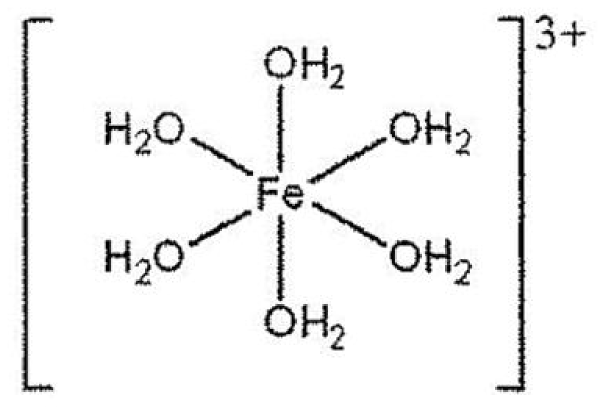
#> input picture San_Pham/images_crop_de24/p1_cau16_fe_oh2_6.png, 1212 x 830 px, given in place of page_105.png, which was not available (shown at 1/2 size)
$ python crop_de24_correct.py
#> lines starting #> are read from the running program, lines starting #| are printed output that depends on the picture; pictures that were not available may be replaced by others from this repository, and a replacement may not be noted
import os
from PIL import Image, ImageChops

CROP_DIR = "San_Pham/images_crop_de24"
os.makedirs(CROP_DIR, exist_ok=True)

scale_x = 5000.0 / 595.0
scale_y = 7069.0 / 841.0

def crop_and_clean(page_num, l, t, w, h, out_name):
#> called with page_num = 105, l = 120, t = 436, w = 350, h = 105, out_name = 'p1_cau16_fe_oh2_6.png'
    img_path = f"scratch/de24_pages/page_{page_num}.png"
    im = Image.open(img_path).convert("RGB")
#> im is the input picture: PIL image 1212x830 RGB; min 0, max 255, mean 242.1
    x1 = int(l * scale_x)
    y1 = int(t * scale_y)
    x2 = int((l + w) * scale_x)
    y2 = int((t + h) * scale_y)
    cropped = im.crop((x1, y1, x2, y2))
#> cropped: PIL image 2941x883 RGB; every value is 0

    # Auto-trim white borders
    bg = Image.new("RGB", cropped.size, (255, 255, 255))
#> bg: PIL image 2941x883 RGB; every value is 255
    diff = ImageChops.difference(cropped, bg)
    bbox = diff.getbbox()
#> bbox = (0, 0, 2941, 883)
    if bbox:
        pad = 15
        bx1 = max(0, bbox[0] - pad)
#> bx1 = 0
        by1 = max(0, bbox[1] - pad)
#> by1 = 0
        bx2 = min(cropped.size[0], bbox[2] + pad)
#> bx2 = 2941
        by2 = min(cropped.size[1], bbox[3] + pad)
#> by2 = 883
        final_img = cropped.crop((bx1, by1, bx2, by2))
    else:
        final_img = cropped

    out_path = os.path.join(CROP_DIR, out_name)
    final_img.save(out_path)
    print(f"Saved {out_name}: size={final_img.size}")
#| Saved p1_cau16_fe_oh2_6.png: size=(2941, 883)

# 1. Page 105: Cau 16 Phuc chat [Fe(OH2)6]3+
# t=436 to 542, l=120 to 450
crop_and_clean(105, 120, 436, 350, 105, "p1_cau16_fe_oh2_6.png")

# 2. Page 106: Cau 1 Part II - Quy trinh Kroll
# t=158 to 395, l=55 to 540
crop_and_clean(106, 50, 158, 495, 238, "p2_cau1_quy_trinh_kroll.png")
#> call 2 of crop_and_clean, with page_num = 106, l = 50, t = 158, w = 495, h = 238, out_name = 'p2_cau1_quy_trinh_kroll.png'
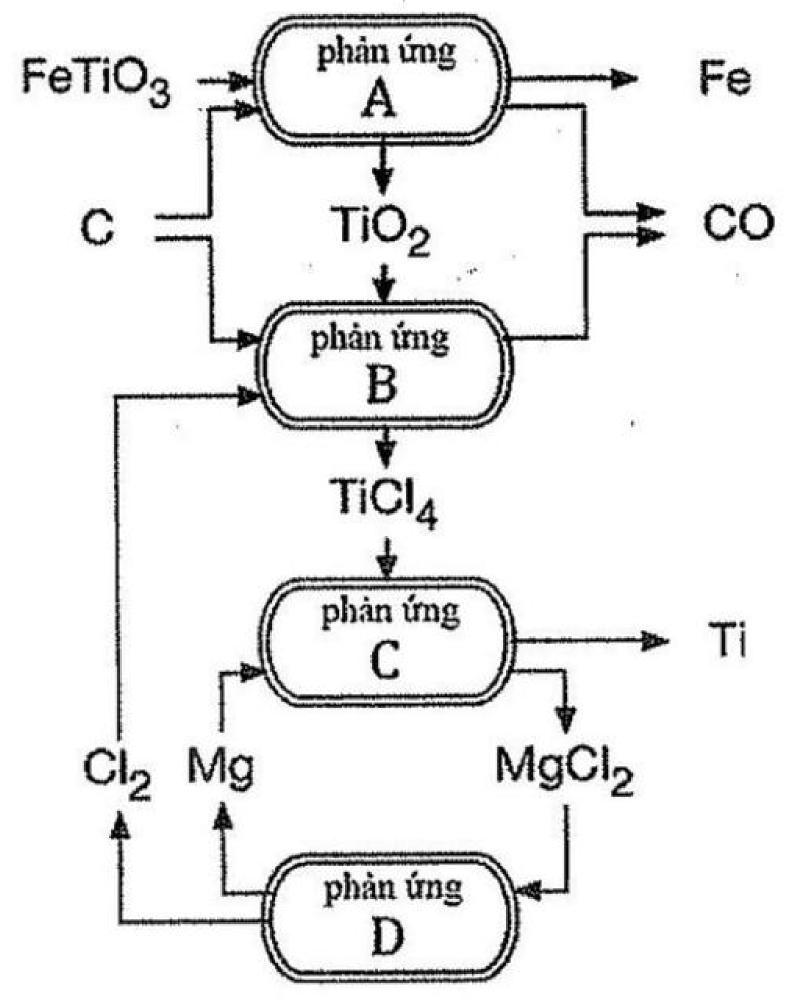
#> input picture San_Pham/images_crop_de24/p2_cau1_quy_trinh_kroll.png, 1581 x 2000 px, given in place of page_106.png, which was not available (shown at 1/2 size)
#> in crop_and_clean, im is the input picture: PIL image 1581x2000 RGB; min 0, max 255, mean 236
#> in crop_and_clean (call 2), `cropped = im.crop((x1, y1, x2, y2))`:
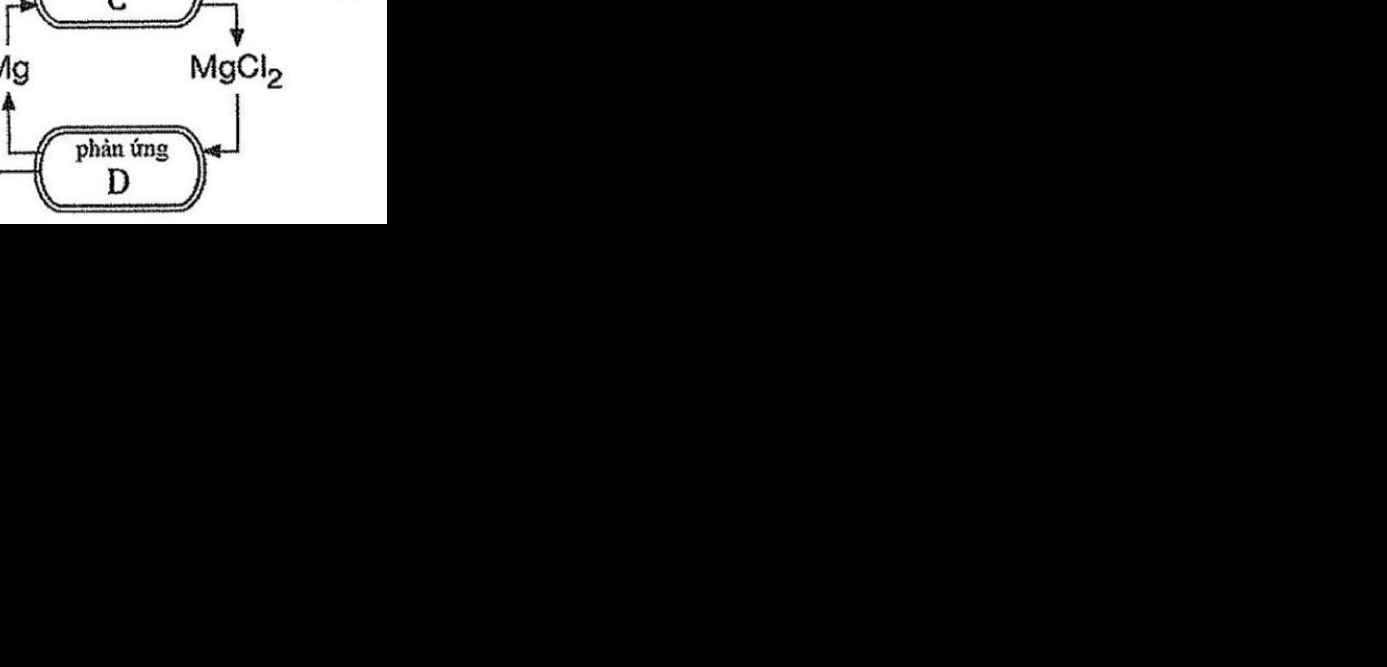
#> cropped: PIL image 4159x2000 RGB (shown at 1/3 size); min 0, max 255, mean 21.9
#> in crop_and_clean (call 2), `bg = Image.new("RGB", cropped.size, (255, 255, 255))`: bg: PIL image 4159x2000 RGB; every value is 255
#> in crop_and_clean (call 2), `diff = ImageChops.difference(cropped, bg)`:
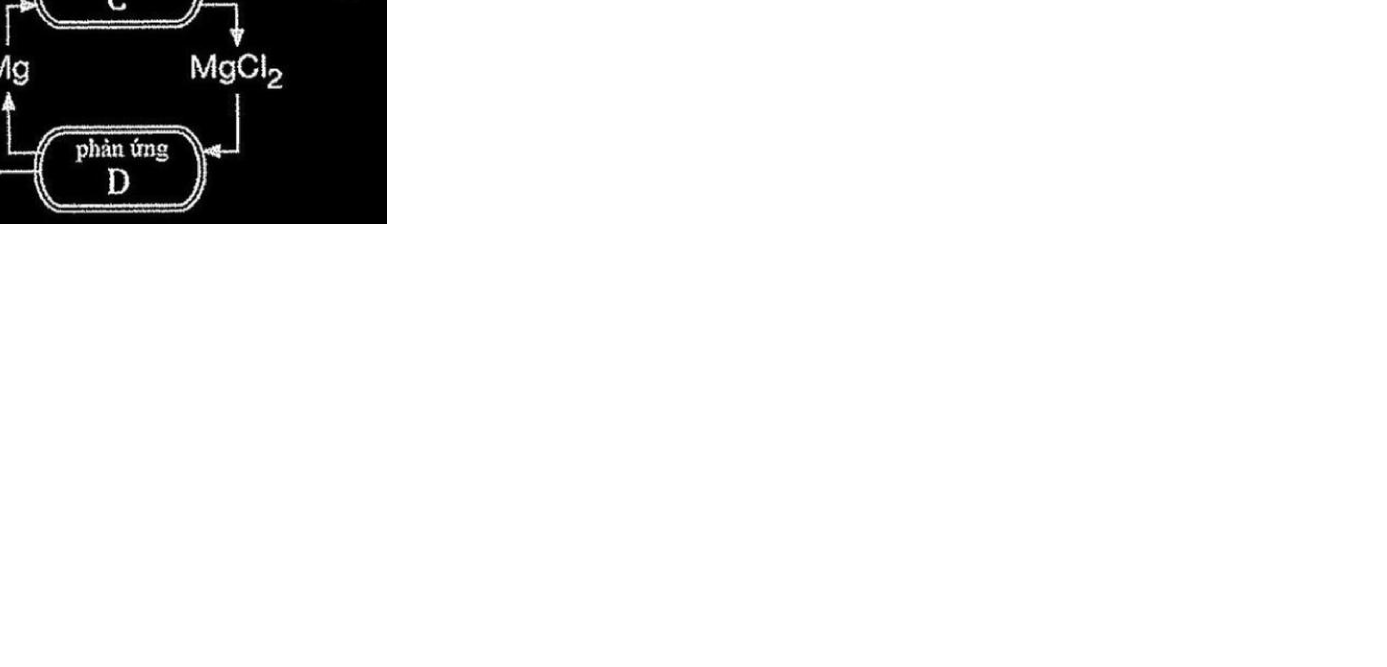
#> diff: PIL image 4159x2000 RGB (shown at 1/3 size); min 0, max 255, mean 233.1
#> in crop_and_clean (call 2), `bbox = diff.getbbox()`: bbox = (0, 0, 4159, 2000)
#> in crop_and_clean (call 2), `bx2 = min(cropped.size[0], bbox[2] + pad)`: bx2 = 4159
#> in crop_and_clean (call 2), `by2 = min(cropped.size[1], bbox[3] + pad)`: by2 = 2000
#| Saved p2_cau1_quy_trinh_kroll.png: size=(4159, 2000)

# 3. Page 107: Cau 4 Part II - Phuc chat A va B
# t=95 to 258, l=55 to 540
crop_and_clean(107, 50, 95, 495, 162, "p2_cau4_phuc_A_B.png")
#> call 3 of crop_and_clean, with page_num = 107, l = 50, t = 95, w = 495, h = 162, out_name = 'p2_cau4_phuc_A_B.png'
#> in crop_and_clean (call 3), `cropped = im.crop((x1, y1, x2, y2))`:
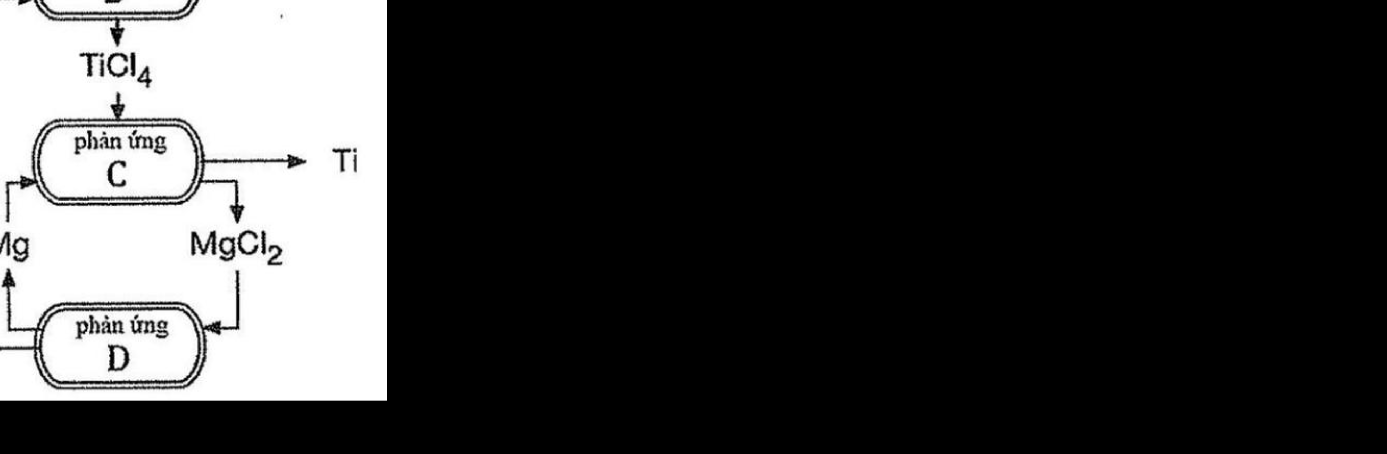
#> cropped: PIL image 4159x1362 RGB (shown at 1/3 size); min 0, max 255, mean 57.9
#> in crop_and_clean (call 3), `bg = Image.new("RGB", cropped.size, (255, 255, 255))`: bg: PIL image 4159x1362 RGB; every value is 255
#> in crop_and_clean (call 3), `diff = ImageChops.difference(cropped, bg)`:
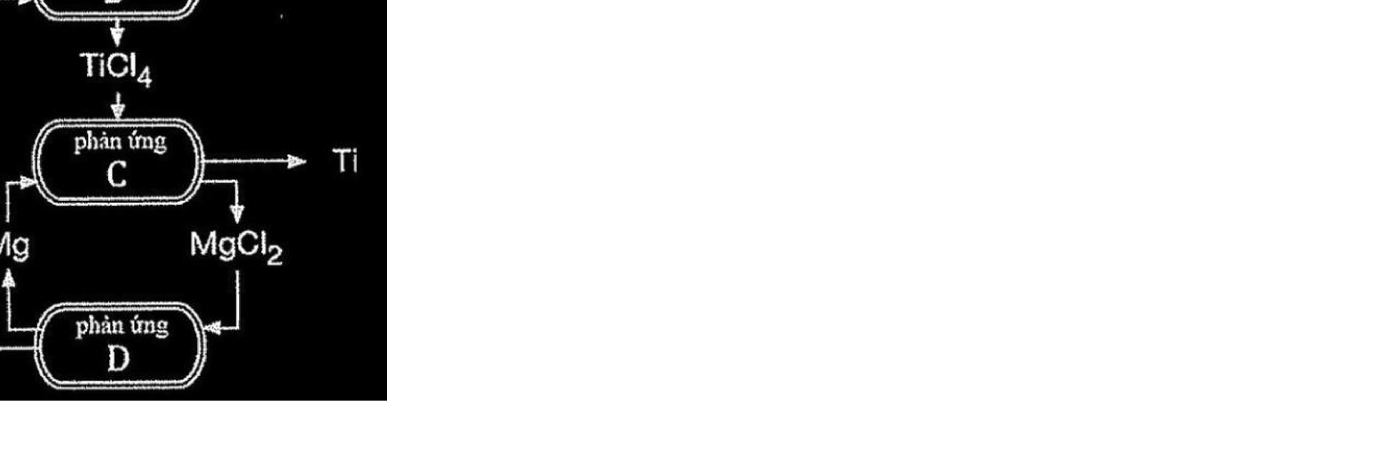
#> diff: PIL image 4159x1362 RGB (shown at 1/3 size); min 0, max 255, mean 197.1
#> in crop_and_clean (call 3), `bbox = diff.getbbox()`: bbox = (0, 0, 4159, 1362)
#> in crop_and_clean (call 3), `by2 = min(cropped.size[1], bbox[3] + pad)`: by2 = 1362
#| Saved p2_cau4_phuc_A_B.png: size=(4159, 1362)

# 4. Page 107: Cau 1 Part III - Cau truc [Co(NH3)4Cl2]+
# t=376 to 480, l=80 to 500
crop_and_clean(107, 80, 376, 430, 104, "p3_cau1_co_nh3_4_cl2.png")
#> in crop_and_clean (call 4), `cropped = im.crop((x1, y1, x2, y2))`: cropped: PIL image 3613x874 RGB; every value is 0
#> in crop_and_clean (call 4), `bg = Image.new("RGB", cropped.size, (255, 255, 255))`: bg: PIL image 3613x874 RGB; every value is 255
#| Saved p3_cau1_co_nh3_4_cl2.png: size=(3613, 874)
